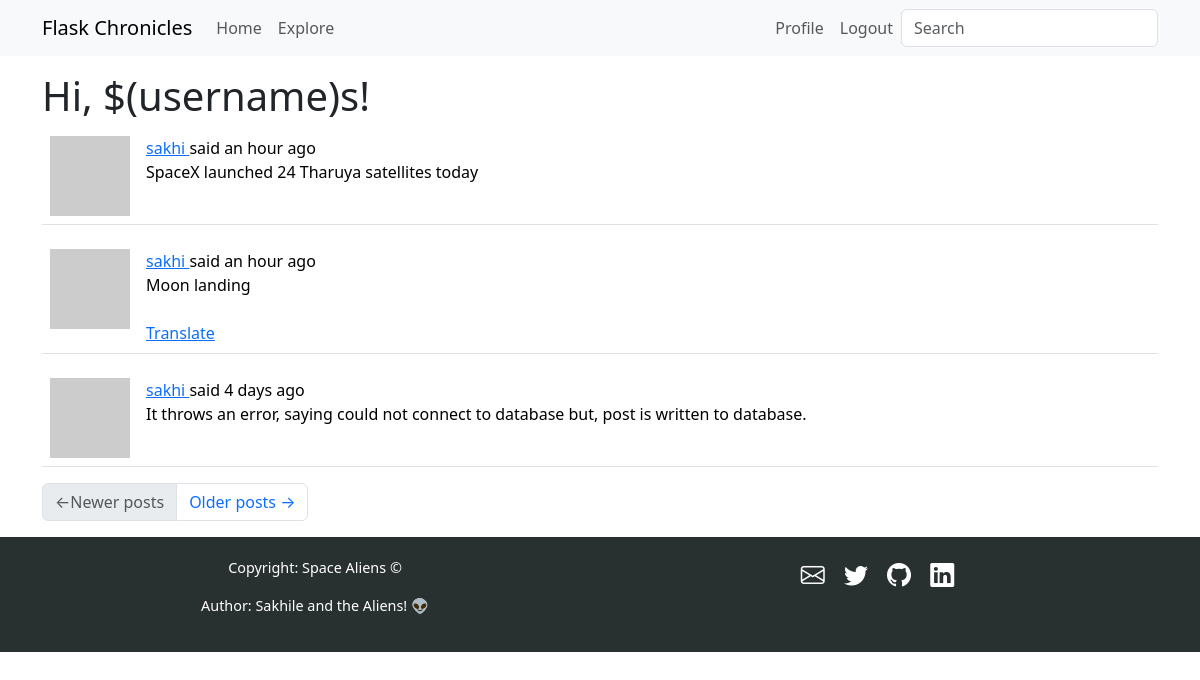
The page /explore (signed in) on the database its author committed.
### app/models.py (models this page shows, shortened)
class User(UserMixin, db.Model):
    id: so.Mapped[int] = so.mapped_column(primary_key=True)
    username: so.Mapped[str] = so.mapped_column(sa.String(64), unique=True)
    email: so.Mapped[str] = so.mapped_column(sa.String(120), index=True, unique=True)
    password_hash: so.Mapped[Optional[str]] = so.mapped_column(sa.String(256))
    posts: so.WriteOnlyMapped["Post"] = so.relationship(back_populates="author")
    about_me: so.Mapped[Optional[str]] = so.mapped_column(sa.String(140))
    last_seen: so.Mapped[Optional[datetime]] = so.mapped_column(
        default=lambda: datetime.now(timezone.utc)
    )
    following: so.WriteOnlyMapped["User"] = so.relationship(
        secondary=followers,
        primaryjoin=(followers.c.follower_id == id),
        secondaryjoin=(followers.c.followed_id == id),
        back_populates="followers",
    )
    followers: so.WriteOnlyMapped["User"] = so.relationship(
        secondary=followers,
        primaryjoin=(followers.c.followed_id == id),
        secondaryjoin=(followers.c.follower_id == id),
        back_populates="following",
    )
    def avatar(self, size):
        digest = md5(self.email.lower().encode("utf-8")).hexdigest()
        return f"https://www.gravatar.com/avatar/{digest}?d=identicon&s={size}'"

class SearchableMixin:
    @classmethod
    def before_commit(cls, session):
        session._changes = {
            "add": list(session.new),
            "update": list(session.dirty),
            "delete": list(session.deleted),
        }
    @classmethod
    def after_commit(cls, session):
        for obj in session._changes["add"]:
            if isinstance(obj, SearchableMixin):
                add_to_index(obj.__tablename__, obj)
        for obj in session._changes["update"]:
            if isinstance(obj, SearchableMixin):
                add_to_index(obj.__tablename__, obj)
        for obj in session._changes["delete"]:
            if isinstance(obj, SearchableMixin):
                remove_from_index(obj.__tablename__, obj)
        session._changes = None

class Post(SearchableMixin, db.Model):
    __searchable__ = ["body"]
    id: so.Mapped[int] = so.mapped_column(primary_key=True)
    body: so.Mapped[str] = so.mapped_column(sa.String(140))
    timestamp: so.Mapped[datetime] = so.mapped_column(
        index=True, default=lambda: datetime.now(timezone.utc)
    )
    user_id: so.Mapped[int] = so.mapped_column(sa.ForeignKey(User.id), index=True)
    author: so.Mapped[User] = so.relationship(back_populates="posts")
    language: so.Mapped[Optional[str]] = so.mapped_column(sa.String(5))

### app/main/routes.py (the view)
@bp.route("/explore")
@login_required
def explore():
    page = request.args.get("page", 1, type=int)
    query = sa.select(Post).order_by(Post.timestamp.desc())
    posts = db.paginate(
        query, page=page, per_page=current_app.config["POSTS_PER_PAGE"], error_out=False
    )
    next_url = url_for("main.explore", page=posts.next_num) if posts.has_next else None
    prev_url = url_for("main.explore", page=posts.prev_num) if posts.has_prev else None
    return render_template(
        "index.html",
        title=_("Explore"),
        posts=posts.items,
        next_url=next_url,
        prev_url=prev_url,
    )

### app/main/forms.py
class SearchForm(FlaskForm):
    q = StringField(_l("Search"), validators=[DataRequired()])
    def __init__(self, *args, **kwargs):
        if "formdata" not in kwargs:
            kwargs["formdata"] = request.args
        if "meta" not in kwargs:
            kwargs["meta"] = {"csrf": False}
        super(SearchForm, self).__init__(*args, **kwargs)

### app/__init__.py (called while the page is built)
def get_locale():
    return request.accept_languages.best_match(current_app.config["LANGUAGES"])

### app/main/routes.py (called while the page is built)
@bp.before_request
def before_request():
    if current_user.is_authenticated:
        current_user.last_seen = datetime.now(timezone.utc)
        db.session.commit()
        g.search_form = SearchForm()
    g.locale = str(get_locale())

### app/models.py (called while the page is built)
@login.user_loader
def load_user(id):
    return db.session.get(User, int(id))

### app/templates/index.html (shortened to what this page needs)
{% extends "base.html" %}
{% import "bootstrap_wtf.html" as wtf %}
{% block content %}
    <h1>{{ _("Hi, $(username)s", username=current_user.username) }}!</h1>
    {% for post in posts %}
        {% include '_post.html' %}
    {% endfor %}
    <nav aria-label="Post navigation">
        <ul class="pagination">
            <li class="page-item{% if not prev_url %} disabled{% endif %}">
                <a class="page-link" href="{{ prev_url }}">
			<span aria-hidden="true">&larr;</span>{{ _("Newer posts") }}
                </a>
            </li>
            <li class="page-item{% if not next_url %} disabled{% endif %}">
                <a class="page-link" href="{{ next_url }}">
                    {{ _("Older posts") }} <span aria-hidden="true">&rarr;</span>
                </a>
            </li>
        </ul>
    </nav>
{% endblock %}

### app/templates/_post.html (shortened to what this page needs)
<table class="table table-hover">
    <tr>
        <td width="70px">
            <a href="{{ url_for('main.user', username=post.author.username) }}">
                <img src="{{ post.author.avatar(70) }}" />
            </a>
        </td>
        <td>
            {{ _('%(username)s said %(when)s',
            username=user_link, when=moment(post.timestamp).fromNow()) }}
            <br>
            <span id="post{{ post.id }}">{{ post.body }}</span>
            {% if post.language and post.language != g.locale %}
            <br><br>
            <span id="translation{{ post.id }}">
                <a href="javascript:translate(
                                'post{{ post.id }}',
                                'translation{{ post.id }}',
                                '{{ post.language }}',
                                '{{ g.locale }}');">{{ _('Translate') }}</a>
            </span>
            {% endif %}
        </td>
    </tr>
</table>

### rows shown on the page
Post: body "SpaceX launched 24 Tharuya satellites today"
Post: body "Moon landing"
Post: body "It throws an error, saying could not connect to database but, post is written to database."
